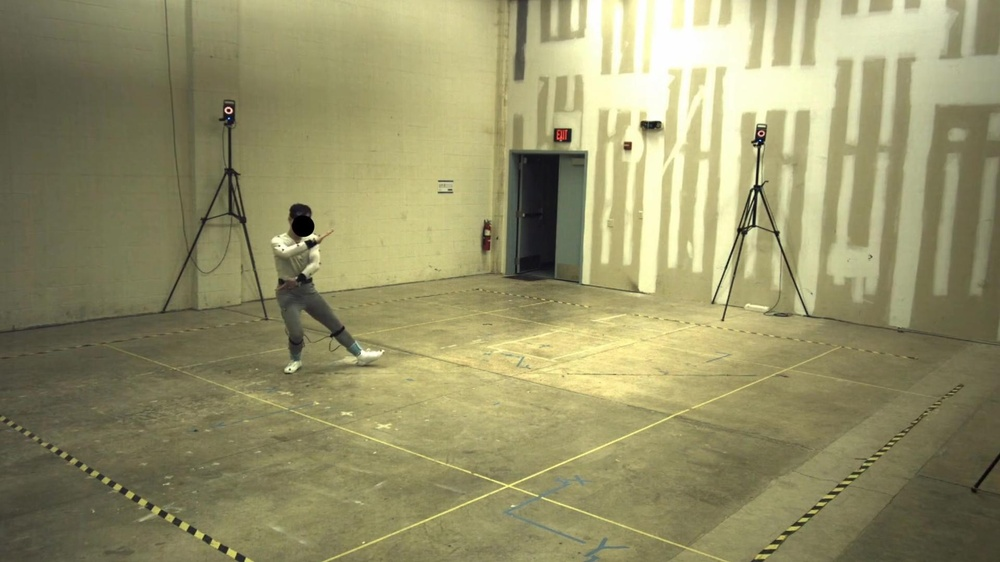
%> input picture Project2DataFiles/im1corrected.jpg, 1000 x 562 px, shrunk from 1920 x 1080 before the run
$ octave task1.m   (GNU Octave 9; MATLAB toolbox functions it lacks are replaced by stand-ins)
%> lines starting %> are read from the running program, lines starting %| are printed output that depends on the picture
clear all
clc

% Load the stereo images
image1 = imread('im1corrected.jpg');
%> image1 is the input picture: size 562x1000x3 uint8; mean R, G, B 149.6, 145.9, 105.2
image2 = imread('im2corrected.jpg');
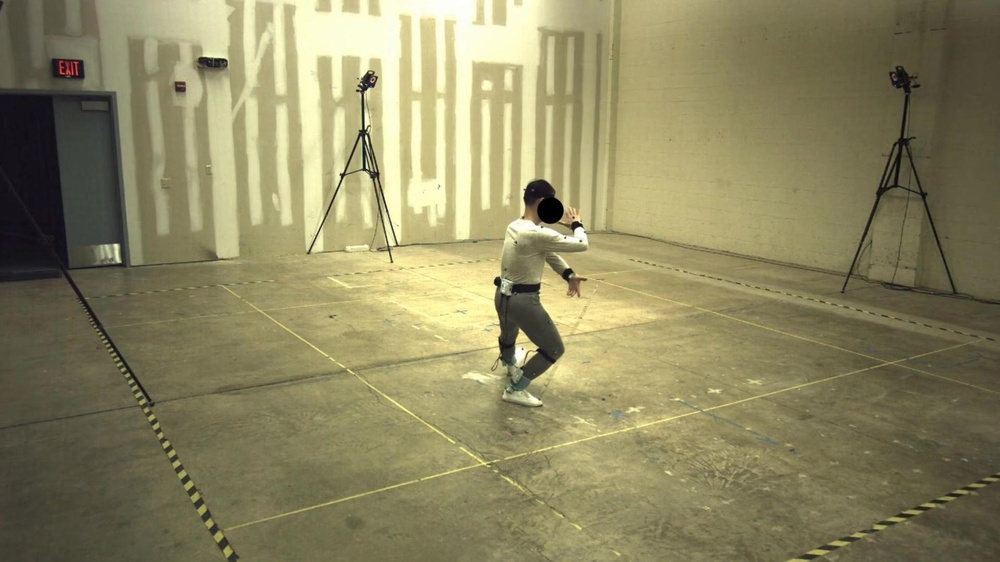
%> input picture Project2DataFiles/im2corrected.jpg, 1000 x 562 px, shrunk from 1920 x 1080 before the run
%> image2 is the input picture: size 562x1000x3 uint8; mean R, G, B 140.5, 134.7, 97.3

% Load the mocap data
load('mocapPoints3D.mat');

% Load camera parameters
load('Parameters_V1_1.mat');
%load('Parameters_V2_1.mat');

% Number of mocap points
num_points = size(pts3D, 2);

% Initialize arrays to store 2D points for all mocap points
camera1_2D = zeros(2, num_points);
camera2_2D = zeros(2, num_points);

% Create figure for image 1
figure;
imshow(image1);
title('Image 1 with Overlayed 2D Points');

Pmat_mat = [Parameters.Pmat; [0, 0, 0, 1]];
Kmat_mat = [Parameters.Kmat, [0,0,0]'];

% Project and overlay points on image 1
hold on;
for i = 1:num_points
    % Project the 3D point into 2D pixel coordinates for Camera 1
    point_3D = vertcat(pts3D(:, i), 1)
    point_2D_camera1 = Kmat_mat * (Pmat_mat* point_3D);
    point_2D_camera1(1) = point_2D_camera1(1)/point_2D_camera1(3);
    point_2D_camera1(2) = point_2D_camera1(2)/point_2D_camera1(3);
    camera1_2D(:, i) = point_2D_camera1(1:2);

    scatter(point_2D_camera1(1), point_2D_camera1(2), 'r', 'filled'); % Adjust marker size and color as needed
end
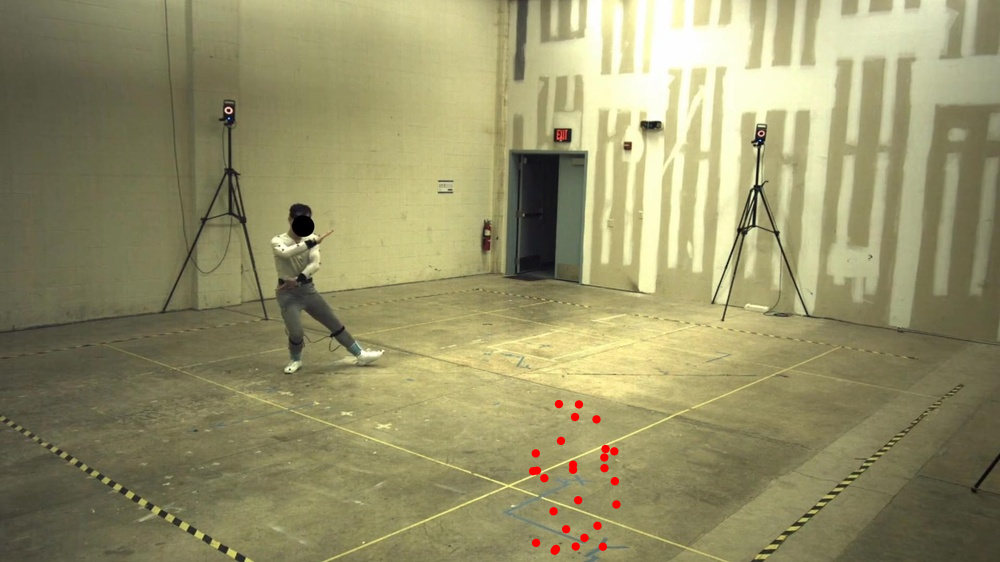
%> figure redrawn from the program's plot data; its title reads 'Image 1 with Overlayed 2D Points'


% Load camera parameters
load('Parameters_V2_1.mat');

% Create figure for image 1
figure;
imshow(image2);
title('Image 2 with Overlayed 2D Points');

Pmat_mat = [Parameters.Pmat; [0, 0, 0, 1]];
Kmat_mat = [Parameters.Kmat, [0,0,0]'];

% Project and overlay points on image 1
hold on;
for i = 1:num_points
    % Project the 3D point into 2D pixel coordinates for Camera 1
    point_3D = vertcat(pts3D(:, i), 1)
    point_2D_camera2 = Kmat_mat * (Pmat_mat* point_3D);
    point_2D_camera2(1) = point_2D_camera2(1)/point_2D_camera2(3);
    point_2D_camera2(2) = point_2D_camera2(2)/point_2D_camera2(3);
    camera2_2D(:, i) = point_2D_camera2(1:2);

    scatter(point_2D_camera2(1), point_2D_camera2(2), 'r', 'filled'); % Adjust marker size and color as needed
end
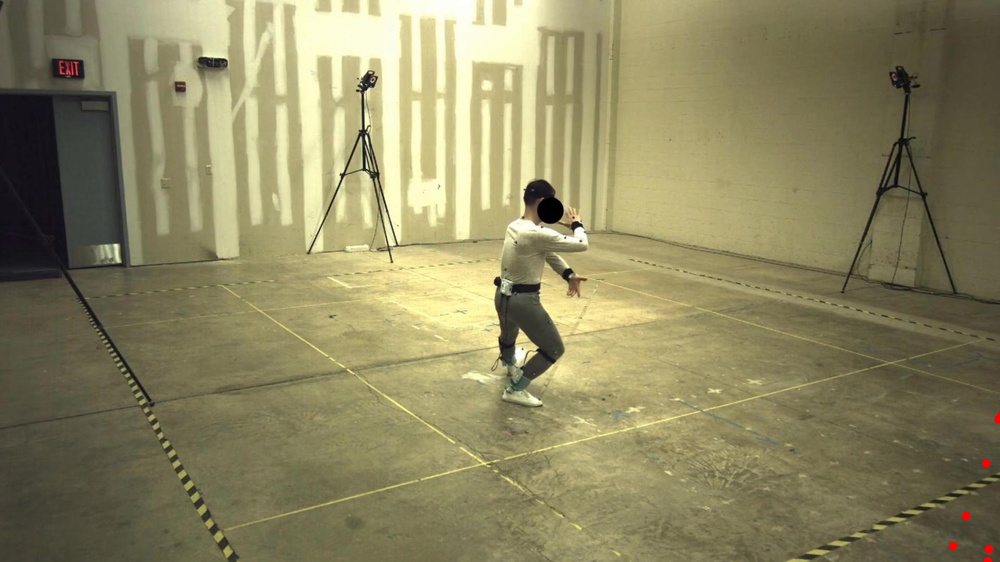
%> figure redrawn from the program's plot data; its title reads 'Image 2 with Overlayed 2D Points'


save('all_2D_points.mat', 'camera1_2D', 'camera2_2D');
